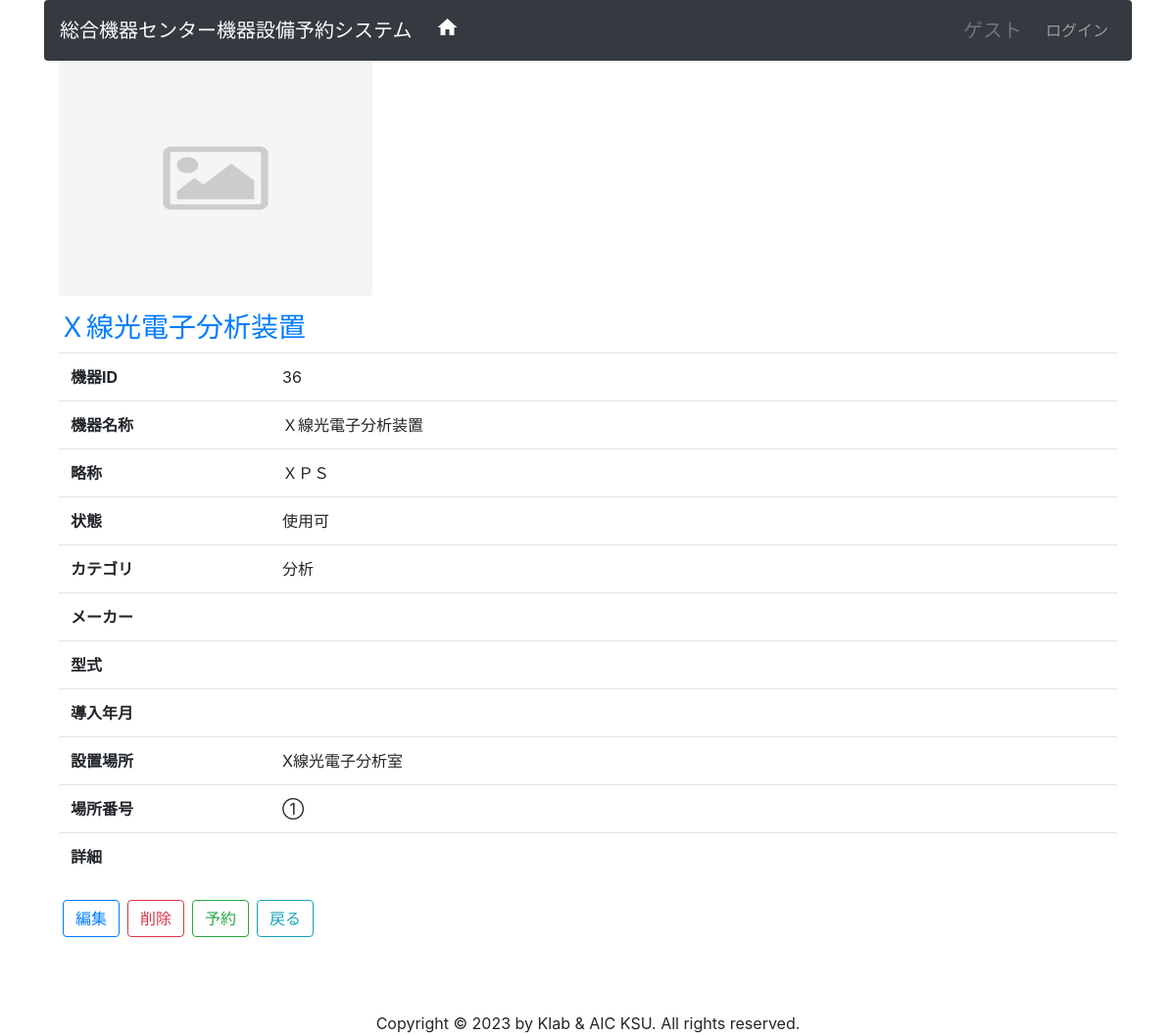
The app's page /?do=inst_detail&id=36, older data.
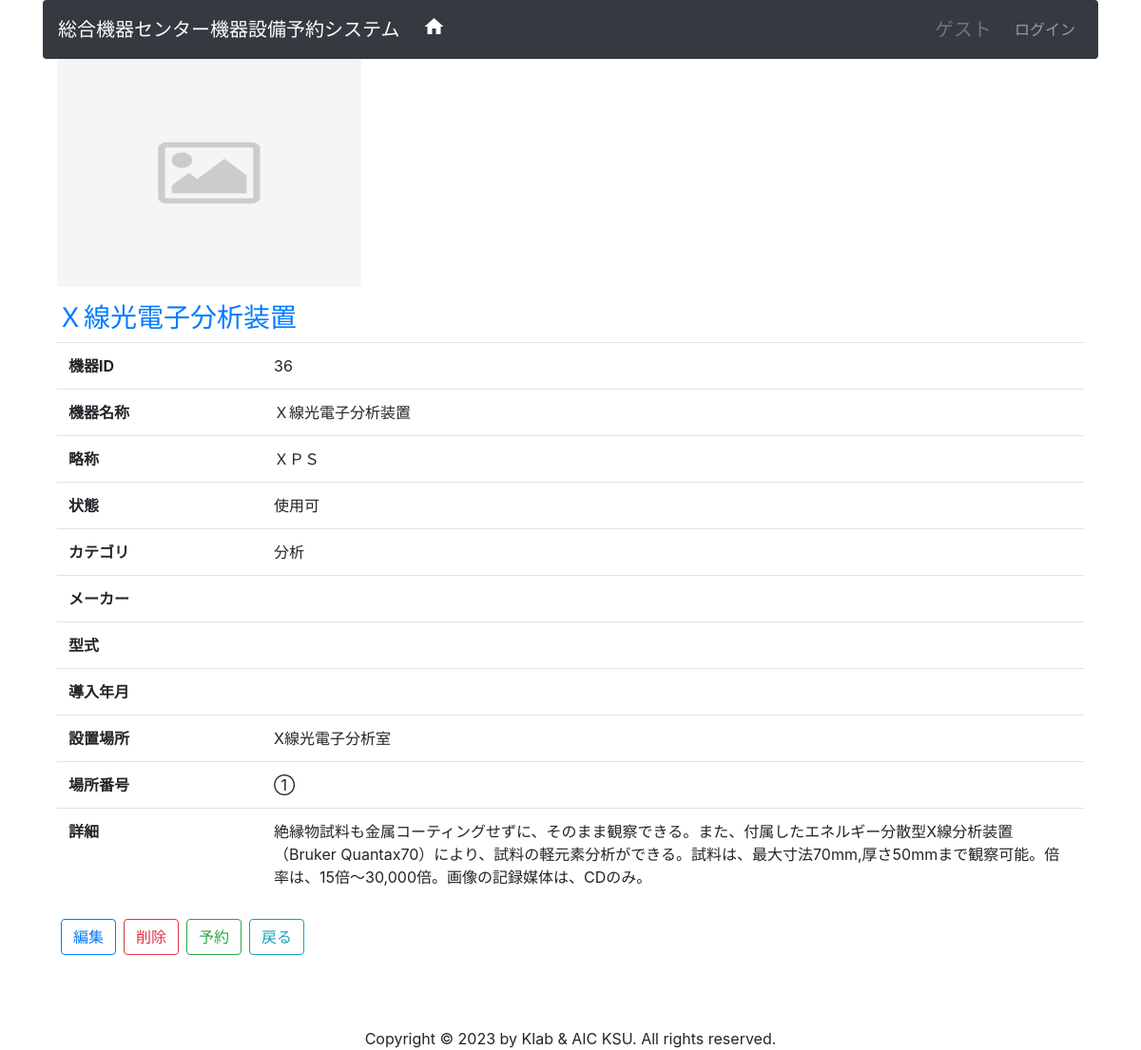
The same page, newer data.
### tables this page shows
CREATE TABLE tb_instrument(
	id SERIAL PRIMARY KEY COMMENT '通し番号(自動採番, 内部参照用)',
	code VARCHAR(16) COMMENT '人間識別用番号',
	fullname VARCHAR(64) NOT NULL COMMENT '名称',
	shortname VARCHAR(64) NOT NULL COMMENT '略称', 
	state INT NOT NULL COMMENT '機器状態(1:使用可,2:貸出中,3:使用不可,9:その他)',
	category INT COMMENT 'カテゴリ（1:観察, 2:分析,3:計測,4:調製,9:その他）', 
	purpose VARCHAR(64) COMMENT '主な用途',
	detail TEXT COMMENT '施設紹介' ,
	maker  VARCHAR(64) COMMENT 'メーカー', 
	model VARCHAR(64) COMMENT '型式' ,
	made_year DATE COMMENT '製造年月' ,
	bought_year DATE COMMENT '導入年月' ,
	equipment_no VARCHAR(32) COMMENT '備品番号',
	room_id INT COMMENT '設置場所部屋番号', 
	memo TEXT  COMMENT '備考'
);

### index.php (called while the page is built, shortened)
<?php
include('src/views/bs4_header.php');
$action = 'aic_home';
if (isset($_GET['do'])) {
  $action = $_GET['do'];
}
include('src/' . $action . '.php');
include('src/views/bs4_footer.php');;

### src/models/Model.php (called while the page is built, shortened)
<?php
class Model
{
    protected $table;
    private static $conf;
    protected $db;
    public function initDb()
    {
        $this->db = new \mysqli(
            self::$conf['host'],
            self::$conf['usename'],
            self::$conf['password'],
            self::$conf['dbname'],
        );
        $this->db->set_charset('utf8');
    }
    public static function setConnInfo($conf)
    {
      self::$conf = $conf;
    }
    public function getDetail($id)
    {
        $sql = sprintf("SELECT * FROM %s WHERE id=$id", $this->table);
        $rs = $this->db->query($sql);
        return $rs->fetch_assoc();
    }
}

### src/models/Instrument.php (called while the page is built, shortened)
<?php
class Instrument extends Model{
    public function getDetail($id)
    {
        $detail = parent::getDetail($id);
        if ($detail){
            $room_id = $detail['room_id'];
            $room = (new Room)->getDetail($room_id);
            $detail['room_name'] = $room['room_name'];
            $detail['room_no'] = $room['room_no'];
        }
        return $detail;
    }
}

### src/inst_detail.php (the view, shortened to what this page needs)
<?php
$inst_id = 0;
if (isset($_GET['id'])){
  $inst_id = $_GET['id'];
}
$row= (new Instrument)->getDetail($inst_id);
if ($row) {
    $url = 'img/instrument/'. $inst_id .'.webp';
    if (!@GetImageSize($url)){
        $url = 'img/dummy-image-square1.webp' ;
    }
    echo '<p><img src="'. $url . '" height="240" width="320" class="rounded"></p>' . PHP_EOL;
    echo '<h3 class="text-primary">'. $row['fullname'].'</h3>' . PHP_EOL;
    echo '<table class="table table-hover">' . PHP_EOL;
    echo '<tr><th width="20%">機器ID</th><td>' . $row['id'] . '</td></tr>' . PHP_EOL;
    echo '<tr><th width="20%">機器名称</th><td>' . $row['fullname']. '</td></tr>' . PHP_EOL;
    echo '<tr><th>略称</th><td>' . $row['shortname']. '</td></tr>' . PHP_EOL;
    $i  = $row['state'];
    echo '<tr><th>状態</th><td>' . KsuCode::INST_STATE[$i]. '</td></tr>' . PHP_EOL;
    $i  = $row['category'];
    echo '<tr><th>カテゴリ</th><td>' . KsuCode::INST_CATEGORY[$i] . '</td></tr>' . PHP_EOL;
    echo '<tr><th>メーカー</th><td>' . $row['maker'] . '</td></tr>' . PHP_EOL;
    echo '<tr><th>型式</th><td>' . $row['model'] . '</td></tr>' . PHP_EOL;
    echo '<tr><th>導入年月</th><td>' . $row['bought_year'] . '</td></tr>' . PHP_EOL;
    echo '<tr><th>設置場所</th><td>' . $row['room_name'] . '</td></tr>' . PHP_EOL;
    echo '<tr><th>場所番号</th><td>' . $row['room_no'] . '</td></tr>' . PHP_EOL;
    echo '<tr><th>詳細</th><td>' . nl2br($row['detail']) . '</td></tr>' . PHP_EOL;
    echo '</table>' . PHP_EOL;
    echo '<div class="pb-5 mb-5">' . PHP_EOL .
      '<a class="btn btn-outline-primary m-1" href="?do=inst_input&id='.$inst_id.'">編集</a>'.
      '<a href="#myModal" class="btn btn-outline-danger m-1" data-id='.$inst_id.' data-toggle="modal">削除</a>' .
      '<a class="btn btn-outline-success m-1" href="?do=rsv_input&inst='.$row['id'].'">予約</a>'.
      '<a href="?do=inst_list" class="btn btn-outline-info m-1">戻る</a>' . PHP_EOL .
      '</div>';
}else{
    echo 'この機器は存在しません！';
}
?>

### src/views/bs4_header.php (shortened to what this page needs)
<?php
$app_name = '総合機器センター機器設備予約システム';
?>
<!DOCTYPE html>
<html lang="jp">
<head>
<link href="/ksu/ogr2023/public/css/bootstrap.min.css" rel="stylesheet">
<link rel="stylesheet" href="https://ajax.googleapis.com/ajax/libs/jqueryui/1.12.1/themes/smoothness/jquery-ui.css">
<link rel="stylesheet" href="https://stackpath.bootstrapcdn.com/bootstrap/4.2.1/css/bootstrap.min.css">
<link rel="stylesheet" type="text/css" href="css/style.css">
<link rel="stylesheet" href="css/vis-timeline-graph2d.min.css">
</head>
<body>
<div class="container">
<nav class="navbar navbar-expand-lg navbar-dark bg-dark rounded">
 <a class="navbar-brand" href="index.php"><?=$app_name?></a>
 <div class="collapse navbar-collapse">
 <ul class="navbar-nav mr-auto">
 <li class="nav-item active">
 <a class="nav-link" href="index.php"><i class="material-icons">home</i><span class="sr-only">(current)</span></a>
 </li></ul>
 <ul class="navbar-nav">
 <li class="navbar-brand text-muted"><?=isset($_SESSION['uname'])?$_SESSION['uname']:'ゲスト'?></li>
<?php
if (isset($_SESSION['urole'])){
  $menu = array();
  if (($_SESSION['urole']==1 )||($_SESSION['urole']==2)){
    $menu = array(
      '機器設備一覧'  => 'inst_list',
      '空き状況一覧'  => 'aic_list',
      '利用申請一覧'  => 'rsv_list',
    );
  }
  if($_SESSION['urole']==9) {
    $menu = array(
      '会員一覧'  => 'mbr_list',
      '機器設備一覧'  => 'inst_list',
      '空き状況一覧'  => 'aic_list',
      '利用申請一覧' => 'rsv_list',
    );
  }
  foreach($menu as $label=>$action){
    echo  '<li class="nav-item"><a class="nav-link" href="?do=' . $action . '">' . $label . '</a></li>' ;
  }
  echo  '<li class="nav-item"><a class="nav-link" href="?do=sys_logout">ログアウト</a></li>' ;
}else{
  echo  '<li class="nav-item"><a class="nav-link" href="?do=sys_login">ログイン</a></li>' ;
}
?>
</ul>
</div>
</nav>
<div class="container">

### src/views/bs4_footer.php (shortened to what this page needs)
</div>
<footer class="footer fixed-bottom"">
 <div class="container text-center">
 Copyright &copy; 2023 by Klab & AIC KSU. All rights reserved.
 </div>
</footer>
</body>
</html>

### css/style.css (style rules this page uses)
footer { position: fixed; height: auto; bottom: 0; width: 100%; }

Row changes from the older to the newer data that the page shows:
changed tb_instrument "Ｘ線光電子分析装置": detail (not shown) → "絶縁物試料も金属コーティングせずに、そのまま観察できる。また、付属したエネルギー分散型X線分析装置（Bruker Quantax70）により、試料の軽元素分析ができる。試料は、最大寸法70mm,厚さ50mmまで観察可能。倍率は、15倍〜30,000倍。画像の記録媒体は、CDのみ。"
